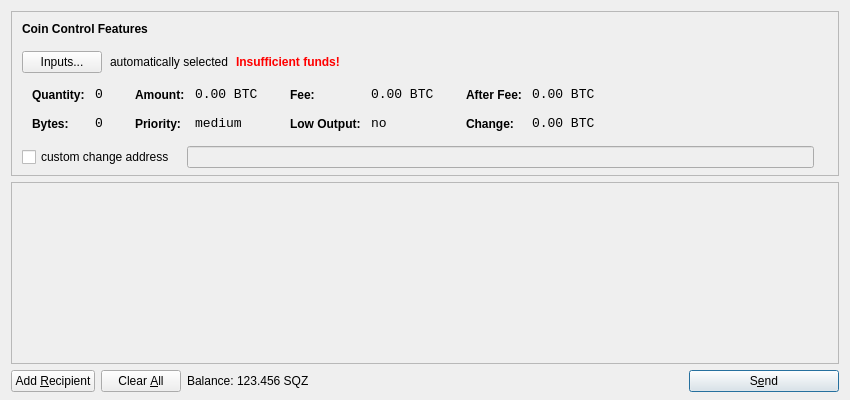
<?xml version="1.0" encoding="UTF-8"?>
<ui version="4.0">
 <class>SendCoinsDialog</class>
 <widget class="QDialog" name="SendCoinsDialog">
  <property name="geometry">
   <rect>
    <x>0</x>
    <y>0</y>
    <width>850</width>
    <height>400</height>
   </rect>
  </property>
  <property name="windowTitle">
   <string>Send Coins</string>
  </property>
  <layout class="QVBoxLayout" name="verticalLayout" stretch="0,1,0">
   <property name="bottomMargin">
    <number>8</number>
   </property>
   <item>
    <widget class="QFrame" name="frameCoinControl">
     <property name="sizePolicy">
      <sizepolicy hsizetype="Expanding" vsizetype="Expanding">
       <horstretch>0</horstretch>
       <verstretch>0</verstretch>
      </sizepolicy>
     </property>
     <property name="maximumSize">
      <size>
       <width>16777215</width>
       <height>16777215</height>
      </size>
     </property>
     <property name="frameShape">
      <enum>QFrame::StyledPanel</enum>
     </property>
     <property name="frameShadow">
      <enum>QFrame::Sunken</enum>
     </property>
     <layout class="QVBoxLayout" name="verticalLayoutCoinControl2">
      <property name="spacing">
       <number>-1</number>
      </property>
      <property name="leftMargin">
       <number>0</number>
      </property>
      <property name="topMargin">
       <number>0</number>
      </property>
      <property name="rightMargin">
       <number>0</number>
      </property>
      <property name="bottomMargin">
       <number>6</number>
      </property>
      <item>
       <layout class="QVBoxLayout" name="verticalLayoutCoinControl" stretch="0,0,0,0,1">
        <property name="spacing">
         <number>0</number>
        </property>
        <property name="leftMargin">
         <number>10</number>
        </property>
        <property name="topMargin">
         <number>10</number>
        </property>
        <item>
         <layout class="QHBoxLayout" name="horizontalLayoutCoinControl1">
          <property name="bottomMargin">
           <number>15</number>
          </property>
          <item>
           <widget class="QLabel" name="labelCoinControlFeatures">
            <property name="sizePolicy">
             <sizepolicy hsizetype="Preferred" vsizetype="Maximum">
              <horstretch>0</horstretch>
              <verstretch>0</verstretch>
             </sizepolicy>
            </property>
            <property name="font">
             <font>
              <weight>75</weight>
              <bold>true</bold>
             </font>
            </property>
            <property name="styleSheet">
             <string notr="true">font-weight:bold;</string>
            </property>
            <property name="text">
             <string>Coin Control Features</string>
            </property>
           </widget>
          </item>
         </layout>
        </item>
        <item>
         <layout class="QHBoxLayout" name="horizontalLayoutCoinControl2" stretch="0,0,0,0">
          <property name="spacing">
           <number>8</number>
          </property>
          <property name="bottomMargin">
           <number>10</number>
          </property>
          <item>
           <widget class="QPushButton" name="pushButtonCoinControl">
            <property name="styleSheet">
             <string notr="true"/>
            </property>
            <property name="text">
             <string>Inputs...</string>
            </property>
           </widget>
          </item>
          <item>
           <widget class="QLabel" name="labelCoinControlAutomaticallySelected">
            <property name="text">
             <string>automatically selected</string>
            </property>
            <property name="margin">
             <number>5</number>
            </property>
           </widget>
          </item>
          <item>
           <widget class="QLabel" name="labelCoinControlInsuffFunds">
            <property name="font">
             <font>
              <weight>75</weight>
              <bold>true</bold>
             </font>
            </property>
            <property name="styleSheet">
             <string notr="true">color:red;font-weight:bold;</string>
            </property>
            <property name="text">
             <string>Insufficient funds!</string>
            </property>
            <property name="margin">
             <number>5</number>
            </property>
           </widget>
          </item>
          <item>
           <spacer name="horizontalSpacerCoinControl">
            <property name="orientation">
             <enum>Qt::Horizontal</enum>
            </property>
            <property name="sizeHint" stdset="0">
             <size>
              <width>40</width>
              <height>1</height>
             </size>
            </property>
           </spacer>
          </item>
         </layout>
        </item>
        <item>
         <widget class="QWidget" name="widgetCoinControl" native="true">
          <property name="sizePolicy">
           <sizepolicy hsizetype="Preferred" vsizetype="Preferred">
            <horstretch>0</horstretch>
            <verstretch>0</verstretch>
           </sizepolicy>
          </property>
          <property name="minimumSize">
           <size>
            <width>0</width>
            <height>0</height>
           </size>
          </property>
          <property name="styleSheet">
           <string notr="true"/>
          </property>
          <layout class="QHBoxLayout" name="horizontalLayoutCoinControl5">
           <property name="margin">
            <number>0</number>
           </property>
           <item>
            <layout class="QHBoxLayout" name="horizontalLayoutCoinControl3" stretch="0,0,0,1">
             <property name="spacing">
              <number>20</number>
             </property>
             <property name="topMargin">
              <number>0</number>
             </property>
             <property name="bottomMargin">
              <number>10</number>
             </property>
             <item>
              <layout class="QFormLayout" name="formLayoutCoinControl1">
               <property name="horizontalSpacing">
                <number>10</number>
               </property>
               <property name="verticalSpacing">
                <number>14</number>
               </property>
               <property name="leftMargin">
                <number>10</number>
               </property>
               <property name="topMargin">
                <number>4</number>
               </property>
               <property name="rightMargin">
                <number>6</number>
               </property>
               <item row="0" column="0">
                <widget class="QLabel" name="labelCoinControlQuantityText">
                 <property name="styleSheet">
                  <string notr="true">font-weight:bold;</string>
                 </property>
                 <property name="text">
                  <string>Quantity:</string>
                 </property>
                 <property name="margin">
                  <number>0</number>
                 </property>
                </widget>
               </item>
               <item row="0" column="1">
                <widget class="QLabel" name="labelCoinControlQuantity">
                 <property name="font">
                  <font>
                   <family>Monospace</family>
                   <pointsize>10</pointsize>
                  </font>
                 </property>
                 <property name="cursor">
                  <cursorShape>IBeamCursor</cursorShape>
                 </property>
                 <property name="contextMenuPolicy">
                  <enum>Qt::ActionsContextMenu</enum>
                 </property>
                 <property name="text">
                  <string notr="true">0</string>
                 </property>
                 <property name="margin">
                  <number>0</number>
                 </property>
                 <property name="textInteractionFlags">
                  <set>Qt::LinksAccessibleByMouse|Qt::TextSelectableByKeyboard|Qt::TextSelectableByMouse</set>
                 </property>
                </widget>
               </item>
               <item row="1" column="0">
                <widget class="QLabel" name="labelCoinControlBytesText">
                 <property name="styleSheet">
                  <string notr="true">font-weight:bold;</string>
                 </property>
                 <property name="text">
                  <string>Bytes:</string>
                 </property>
                </widget>
               </item>
               <item row="1" column="1">
                <widget class="QLabel" name="labelCoinControlBytes">
                 <property name="font">
                  <font>
                   <family>Monospace</family>
                   <pointsize>10</pointsize>
                  </font>
                 </property>
                 <property name="cursor">
                  <cursorShape>IBeamCursor</cursorShape>
                 </property>
                 <property name="contextMenuPolicy">
                  <enum>Qt::ActionsContextMenu</enum>
                 </property>
                 <property name="text">
                  <string notr="true">0</string>
                 </property>
                 <property name="textInteractionFlags">
                  <set>Qt::LinksAccessibleByMouse|Qt::TextSelectableByKeyboard|Qt::TextSelectableByMouse</set>
                 </property>
                </widget>
               </item>
              </layout>
             </item>
             <item>
              <layout class="QFormLayout" name="formLayoutCoinControl2">
               <property name="horizontalSpacing">
                <number>10</number>
               </property>
               <property name="verticalSpacing">
                <number>14</number>
               </property>
               <property name="leftMargin">
                <number>6</number>
               </property>
               <property name="topMargin">
                <number>4</number>
               </property>
               <property name="rightMargin">
                <number>6</number>
               </property>
               <item row="0" column="0">
                <widget class="QLabel" name="labelCoinControlAmountText">
                 <property name="styleSheet">
                  <string notr="true">font-weight:bold;</string>
                 </property>
                 <property name="text">
                  <string>Amount:</string>
                 </property>
                 <property name="margin">
                  <number>0</number>
                 </property>
                </widget>
               </item>
               <item row="0" column="1">
                <widget class="QLabel" name="labelCoinControlAmount">
                 <property name="font">
                  <font>
                   <family>Monospace</family>
                   <pointsize>10</pointsize>
                  </font>
                 </property>
                 <property name="cursor">
                  <cursorShape>IBeamCursor</cursorShape>
                 </property>
                 <property name="contextMenuPolicy">
                  <enum>Qt::ActionsContextMenu</enum>
                 </property>
                 <property name="text">
                  <string notr="true">0.00 BTC</string>
                 </property>
                 <property name="textInteractionFlags">
                  <set>Qt::LinksAccessibleByMouse|Qt::TextSelectableByKeyboard|Qt::TextSelectableByMouse</set>
                 </property>
                </widget>
               </item>
               <item row="1" column="0">
                <widget class="QLabel" name="labelCoinControlPriorityText">
                 <property name="styleSheet">
                  <string notr="true">font-weight:bold;</string>
                 </property>
                 <property name="text">
                  <string>Priority:</string>
                 </property>
                </widget>
               </item>
               <item row="1" column="1">
                <widget class="QLabel" name="labelCoinControlPriority">
                 <property name="font">
                  <font>
                   <family>Monospace</family>
                   <pointsize>10</pointsize>
                  </font>
                 </property>
                 <property name="cursor">
                  <cursorShape>IBeamCursor</cursorShape>
                 </property>
                 <property name="contextMenuPolicy">
                  <enum>Qt::ActionsContextMenu</enum>
                 </property>
                 <property name="text">
                  <string>medium</string>
                 </property>
                 <property name="textInteractionFlags">
                  <set>Qt::LinksAccessibleByMouse|Qt::TextSelectableByKeyboard|Qt::TextSelectableByMouse</set>
                 </property>
                </widget>
               </item>
              </layout>
             </item>
             <item>
              <layout class="QFormLayout" name="formLayoutCoinControl3">
               <property name="horizontalSpacing">
                <number>10</number>
               </property>
               <property name="verticalSpacing">
                <number>14</number>
               </property>
               <property name="leftMargin">
                <number>6</number>
               </property>
               <property name="topMargin">
                <number>4</number>
               </property>
               <property name="rightMargin">
                <number>6</number>
               </property>
               <item row="0" column="0">
                <widget class="QLabel" name="labelCoinControlFeeText">
                 <property name="styleSheet">
                  <string notr="true">font-weight:bold;</string>
                 </property>
                 <property name="text">
                  <string>Fee:</string>
                 </property>
                 <property name="margin">
                  <number>0</number>
                 </property>
                </widget>
               </item>
               <item row="0" column="1">
                <widget class="QLabel" name="labelCoinControlFee">
                 <property name="font">
                  <font>
                   <family>Monospace</family>
                   <pointsize>10</pointsize>
                  </font>
                 </property>
                 <property name="cursor">
                  <cursorShape>IBeamCursor</cursorShape>
                 </property>
                 <property name="contextMenuPolicy">
                  <enum>Qt::ActionsContextMenu</enum>
                 </property>
                 <property name="text">
                  <string notr="true">0.00 BTC</string>
                 </property>
                 <property name="textInteractionFlags">
                  <set>Qt::LinksAccessibleByMouse|Qt::TextSelectableByKeyboard|Qt::TextSelectableByMouse</set>
                 </property>
                </widget>
               </item>
               <item row="1" column="0">
                <widget class="QLabel" name="labelCoinControlLowOutputText">
                 <property name="styleSheet">
                  <string notr="true">font-weight:bold;</string>
                 </property>
                 <property name="text">
                  <string>Low Output:</string>
                 </property>
                </widget>
               </item>
               <item row="1" column="1">
                <widget class="QLabel" name="labelCoinControlLowOutput">
                 <property name="font">
                  <font>
                   <family>Monospace</family>
                   <pointsize>10</pointsize>
                  </font>
                 </property>
                 <property name="cursor">
                  <cursorShape>IBeamCursor</cursorShape>
                 </property>
                 <property name="contextMenuPolicy">
                  <enum>Qt::ActionsContextMenu</enum>
                 </property>
                 <property name="text">
                  <string>no</string>
                 </property>
                 <property name="textInteractionFlags">
                  <set>Qt::LinksAccessibleByMouse|Qt::TextSelectableByKeyboard|Qt::TextSelectableByMouse</set>
                 </property>
                </widget>
               </item>
              </layout>
             </item>
             <item>
              <layout class="QFormLayout" name="formLayoutCoinControl4">
               <property name="horizontalSpacing">
                <number>10</number>
               </property>
               <property name="verticalSpacing">
                <number>14</number>
               </property>
               <property name="leftMargin">
                <number>6</number>
               </property>
               <property name="topMargin">
                <number>4</number>
               </property>
               <property name="rightMargin">
                <number>6</number>
               </property>
               <item row="0" column="0">
                <widget class="QLabel" name="labelCoinControlAfterFeeText">
                 <property name="styleSheet">
                  <string notr="true">font-weight:bold;</string>
                 </property>
                 <property name="text">
                  <string>After Fee:</string>
                 </property>
                 <property name="margin">
                  <number>0</number>
                 </property>
                </widget>
               </item>
               <item row="0" column="1">
                <widget class="QLabel" name="labelCoinControlAfterFee">
                 <property name="font">
                  <font>
                   <family>Monospace</family>
                   <pointsize>10</pointsize>
                  </font>
                 </property>
                 <property name="cursor">
                  <cursorShape>IBeamCursor</cursorShape>
                 </property>
                 <property name="contextMenuPolicy">
                  <enum>Qt::ActionsContextMenu</enum>
                 </property>
                 <property name="text">
                  <string notr="true">0.00 BTC</string>
                 </property>
                 <property name="textInteractionFlags">
                  <set>Qt::LinksAccessibleByMouse|Qt::TextSelectableByKeyboard|Qt::TextSelectableByMouse</set>
                 </property>
                </widget>
               </item>
               <item row="1" column="0">
                <widget class="QLabel" name="labelCoinControlChangeText">
                 <property name="styleSheet">
                  <string notr="true">font-weight:bold;</string>
                 </property>
                 <property name="text">
                  <string>Change:</string>
                 </property>
                </widget>
               </item>
               <item row="1" column="1">
                <widget class="QLabel" name="labelCoinControlChange">
                 <property name="font">
                  <font>
                   <family>Monospace</family>
                   <pointsize>10</pointsize>
                  </font>
                 </property>
                 <property name="cursor">
                  <cursorShape>IBeamCursor</cursorShape>
                 </property>
                 <property name="contextMenuPolicy">
                  <enum>Qt::ActionsContextMenu</enum>
                 </property>
                 <property name="text">
                  <string notr="true">0.00 BTC</string>
                 </property>
                 <property name="textInteractionFlags">
                  <set>Qt::LinksAccessibleByMouse|Qt::TextSelectableByKeyboard|Qt::TextSelectableByMouse</set>
                 </property>
                </widget>
               </item>
              </layout>
             </item>
            </layout>
           </item>
          </layout>
         </widget>
        </item>
        <item>
         <layout class="QHBoxLayout" name="horizontalLayoutCoinControl4" stretch="0,0,0">
          <property name="spacing">
           <number>12</number>
          </property>
          <property name="sizeConstraint">
           <enum>QLayout::SetDefaultConstraint</enum>
          </property>
          <property name="topMargin">
           <number>5</number>
          </property>
          <property name="rightMargin">
           <number>5</number>
          </property>
          <item>
           <widget class="QCheckBox" name="checkBoxCoinControlChange">
            <property name="text">
             <string>custom change address</string>
            </property>
           </widget>
          </item>
          <item>
           <widget class="QLineEdit" name="lineEditCoinControlChange">
            <property name="enabled">
             <bool>false</bool>
            </property>
            <property name="sizePolicy">
             <sizepolicy hsizetype="Expanding" vsizetype="Fixed">
              <horstretch>0</horstretch>
              <verstretch>0</verstretch>
             </sizepolicy>
            </property>
           </widget>
          </item>
          <item>
           <widget class="QLabel" name="labelCoinControlChangeLabel">
            <property name="sizePolicy">
             <sizepolicy hsizetype="Preferred" vsizetype="Expanding">
              <horstretch>0</horstretch>
              <verstretch>0</verstretch>
             </sizepolicy>
            </property>
            <property name="minimumSize">
             <size>
              <width>0</width>
              <height>0</height>
             </size>
            </property>
            <property name="text">
             <string/>
            </property>
            <property name="margin">
             <number>3</number>
            </property>
           </widget>
          </item>
         </layout>
        </item>
        <item>
         <spacer name="verticalSpacerCoinControl">
          <property name="orientation">
           <enum>Qt::Vertical</enum>
          </property>
          <property name="sizeHint" stdset="0">
           <size>
            <width>800</width>
            <height>1</height>
           </size>
          </property>
         </spacer>
        </item>
       </layout>
      </item>
     </layout>
    </widget>
   </item>
   <item>
    <widget class="QScrollArea" name="scrollArea">
     <property name="widgetResizable">
      <bool>true</bool>
     </property>
     <widget class="QWidget" name="scrollAreaWidgetContents">
      <property name="geometry">
       <rect>
        <x>0</x>
        <y>0</y>
        <width>830</width>
        <height>165</height>
       </rect>
      </property>
      <layout class="QVBoxLayout" name="verticalLayout_2">
       <property name="margin">
        <number>0</number>
       </property>
       <item>
        <layout class="QVBoxLayout" name="entries">
         <property name="spacing">
          <number>6</number>
         </property>
        </layout>
       </item>
       <item>
        <spacer name="verticalSpacer">
         <property name="orientation">
          <enum>Qt::Vertical</enum>
         </property>
         <property name="sizeHint" stdset="0">
          <size>
           <width>20</width>
           <height>40</height>
          </size>
         </property>
        </spacer>
       </item>
      </layout>
     </widget>
    </widget>
   </item>
   <item>
    <layout class="QHBoxLayout" name="horizontalLayout">
     <item>
      <widget class="QPushButton" name="addButton">
       <property name="toolTip">
        <string>Send to multiple recipients at once</string>
       </property>
       <property name="text">
        <string>Add &amp;Recipient</string>
       </property>
       <property name="icon">
        <iconset resource="../bitcoin.qrc">
         <normaloff>:/icons/add</normaloff>:/icons/add</iconset>
       </property>
       <property name="autoDefault">
        <bool>false</bool>
       </property>
      </widget>
     </item>
     <item>
      <widget class="QPushButton" name="clearButton">
       <property name="sizePolicy">
        <sizepolicy hsizetype="Minimum" vsizetype="Fixed">
         <horstretch>0</horstretch>
         <verstretch>0</verstretch>
        </sizepolicy>
       </property>
       <property name="toolTip">
        <string>Remove all transaction fields</string>
       </property>
       <property name="text">
        <string>Clear &amp;All</string>
       </property>
       <property name="icon">
        <iconset resource="../bitcoin.qrc">
         <normaloff>:/icons/remove</normaloff>:/icons/remove</iconset>
       </property>
       <property name="autoRepeatDelay">
        <number>300</number>
       </property>
       <property name="autoDefault">
        <bool>false</bool>
       </property>
      </widget>
     </item>
     <item>
      <layout class="QHBoxLayout" name="horizontalLayout_2">
       <property name="spacing">
        <number>3</number>
       </property>
       <item>
        <widget class="QLabel" name="label">
         <property name="text">
          <string>Balance:</string>
         </property>
        </widget>
       </item>
       <item>
        <widget class="QLabel" name="labelBalance">
         <property name="cursor">
          <cursorShape>IBeamCursor</cursorShape>
         </property>
         <property name="text">
          <string>123.456 SQZ</string>
         </property>
         <property name="textInteractionFlags">
          <set>Qt::LinksAccessibleByMouse|Qt::TextSelectableByKeyboard|Qt::TextSelectableByMouse</set>
         </property>
        </widget>
       </item>
      </layout>
     </item>
     <item>
      <spacer name="horizontalSpacer">
       <property name="orientation">
        <enum>Qt::Horizontal</enum>
       </property>
       <property name="sizeHint" stdset="0">
        <size>
         <width>40</width>
         <height>20</height>
        </size>
       </property>
      </spacer>
     </item>
     <item>
      <widget class="QPushButton" name="sendButton">
       <property name="minimumSize">
        <size>
         <width>150</width>
         <height>0</height>
        </size>
       </property>
       <property name="toolTip">
        <string>Confirm the send action</string>
       </property>
       <property name="text">
        <string>S&amp;end</string>
       </property>
       <property name="icon">
        <iconset resource="../bitcoin.qrc">
         <normaloff>:/icons/send</normaloff>:/icons/send</iconset>
       </property>
       <property name="default">
        <bool>true</bool>
       </property>
      </widget>
     </item>
    </layout>
   </item>
  </layout>
 </widget>
 <resources>
  <include location="../bitcoin.qrc"/>
 </resources>
 <connections/>
</ui>
